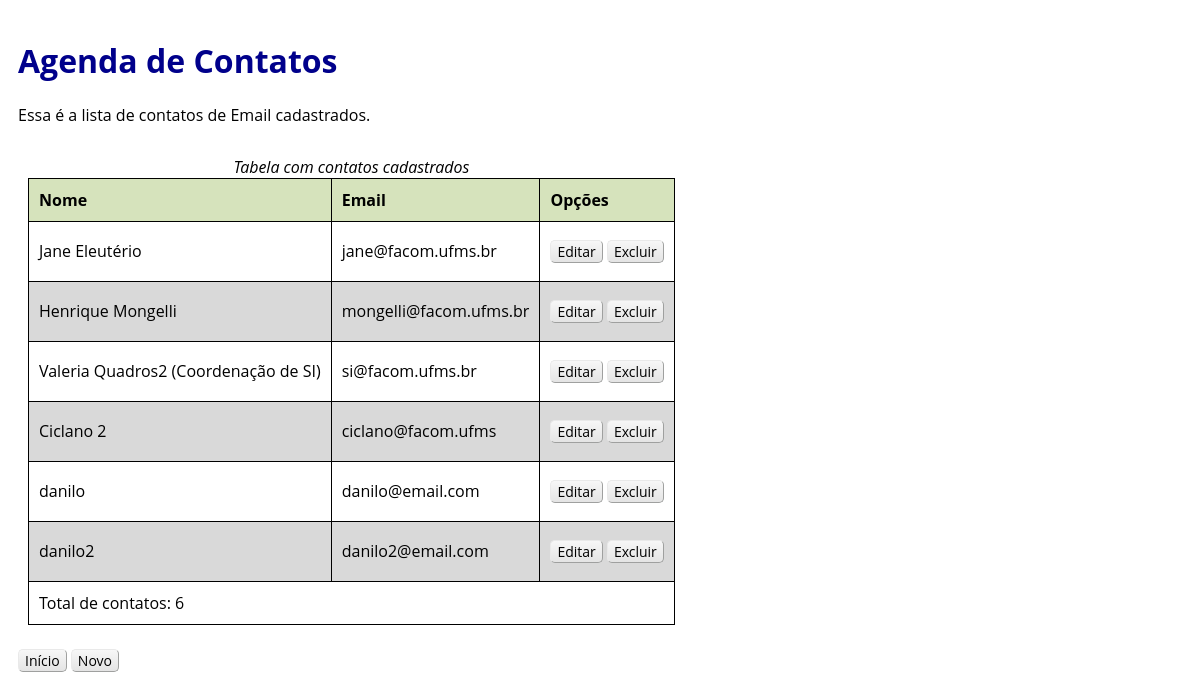
/?funcao=listar, run on the app's committed database.
### tables this page shows
CREATE TABLE tbcontato(
    id INTEGER PRIMARY KEY AUTOINCREMENT NOT NULL UNIQUE,
    nome VARCHAR NOT NULL,
    email VARCHAR NOT NULL
);

### index.php (called while the page is built, shortened)
<?php
require_once 'controller/Controle.php';
$controller = new Controle();
$controller->init();
?>

### model/AbstractFactory.php (called while the page is built, shortened)
<?php
abstract class AbstractFactory {
    public function __construct() {
        try {
            $this->db = new PDO("sqlite:model/DB_Contato.sqlite");
        } catch (PDOException $exception) {
            echo $exception->getMessage();
        } catch (Exception $exception) {
            echo $exception->getMessage();
        }
    }
    protected function queryRowsToListOfObjects
    (PDOStatement $result, $nameObject): array {
        $list = array();
        $r = $result->fetchAll(PDO::FETCH_NUM);
        foreach ($r as $row) {
            $ref = new ReflectionClass($nameObject);
            $list[] = $ref->newInstanceArgs($row);
        }
        return $list;
    }
}
?>

### model/ContatoFactory.php (called while the page is built, shortened)
<?php
require_once("Contato.php");
require_once("AbstractFactory.php");
class ContatoFactory extends AbstractFactory {
	public function listar(): array {
		$sql = "SELECT * FROM tbcontato";
		try {
			$resultRows = $this->db->query($sql);
			$resultObject = $this->queryRowsToListOfObjects($resultRows, "Contato");
			return $resultObject;
		} catch (Exception $exc) {
			echo $exc->getMessage();
			$resultObject = array();
		}
	}
}
?>

### model/Contato.php (called while the page is built, shortened)
<?php
class Contato {
	private  $id;
    private  $nome;
    private  $email;
    public function __construct(string $id="", string $nome, string $email) {
        $this->id = $id;
		$this->nome = $nome;
        $this->email = $email;
    }
    public function getId():string {
        return $this->id;
    }
    public function getNome(): string {
        return $this->nome;
    }
    public function getEmail(): string {
        return $this->email;
    }
}
?>

### view/lista.php (the view, shortened to what this page needs)
<!DOCTYPE html>
<html lang="pt-br">
<head>
    <link rel="stylesheet" type="text/css" href="view/estilo.css"/>
</head>
<body>
    <h1>Agenda de Contatos</h1>
    <p>Essa é a lista de contatos de Email cadastrados.</p>
    <?php
    if (isset($agendaContatos) && count($agendaContatos) >= 1) {
        ?>
        <table>
            <caption>Tabela com contatos cadastrados</caption>
            <thead>
                <tr>
                    <th>Nome</th>
                    <th>Email</th>
                    <th>Opções</th>
                </tr>
            </thead>
            <tbody>
                <?php
                foreach ($agendaContatos as $c) {
                    echo "<tr><td> " .$c->getNome() . " </td>";
                    echo "<td> " . $c->getEmail() . " </td>";
					echo "<td> <a href=\"?funcao=editar&id=" . $c->getId() . "\">Editar</a>
					<a href=\"?funcao=excluir&id=" . $c->getId() . "\">Excluir</a> </td></tr>";
                }
                ?>
            </tbody>
            <tfoot>
                <tr>
                    <td colspan="3">Total de contatos: <?php echo count($agendaContatos) ?></td>
                </tr>
            </tfoot>
        </table>
        <?php
    }
    ?>
    <p>
        <a href="?funcao=home">Início</a>
        <a href="?funcao=novo">Novo</a>
    </p>
</body>
</html>

### controller/Controle.php (shortened to what this page needs)
<?php
require_once("model/Contato.php");
require_once("model/ContatoFactory.php");
class Controle {
    private $factory;
    public function __construct() {
        $this->factory = new ContatoFactory();
    }
    public function init() {
        if (isset($_GET['funcao'])) {
            $f = $_GET['funcao'];
        } else {
            $f = "";
        }
        switch ($f) {
            case 'listar':
            $this->lista();
            break;
        }
    }
	public function lista() {
        $agendaContatos = $this->factory->listar();
        require 'view/lista.php';
    }
}
?>

### view/estilo.css (style rules this page uses)
body { font-family: "Open Sans", arial, sans-serif; padding: 10px; }
h1 { color: darkblue; }
table { border-collapse: collapse; margin:10px; margin-top:30px; }
th { border: 1px solid #000000; padding: 10px; background-color: #d6e3bc; text-align: left; }
td { border: 1px solid #000000; padding: 10px; }
tr:nth-child(even) { background-color: #d9d9d9; }
caption { font-style:italic; }
a , input[type=submit] { margin: 8px 0; border-radius: 5px; text-decoration: none; font-size:14px; display: inline-block; padding: 1px 6px; background-image: linear-gradient(to bottom, #f7f7f7, #e4e4e4); color: black; border-style: solid; border-width: 1px; border-color: #e9e9e9 #9fa09f #9fa09f #e9e9e9; }

### data on the page
tbcontato: nome "Jane Eleutério", email "jane@facom.ufms.br"
tbcontato: nome "Henrique Mongelli", email "mongelli@facom.ufms.br"
tbcontato: nome "Valeria Quadros2 (Coordenação de SI)", email "si@facom.ufms.br"
tbcontato: nome "Ciclano 2", email "ciclano@facom.ufms"
tbcontato: nome "danilo", email "danilo@email.com"
tbcontato: nome "danilo2", email "danilo2@email.com"

### other printed values
count($agendaContatos) "6"
